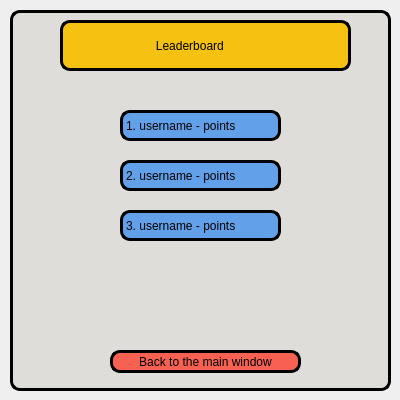
<?xml version="1.0" encoding="UTF-8"?>
<ui version="4.0">
 <class>leaderboard</class>
 <widget class="QDialog" name="leaderboard">
  <property name="geometry">
   <rect>
    <x>0</x>
    <y>0</y>
    <width>400</width>
    <height>400</height>
   </rect>
  </property>
  <property name="windowTitle">
   <string>leaderboard</string>
  </property>
  <widget class="QFrame" name="frame">
   <property name="geometry">
    <rect>
     <x>10</x>
     <y>10</y>
     <width>381</width>
     <height>381</height>
    </rect>
   </property>
   <property name="styleSheet">
    <string notr="true">background-color:rgb(222, 221, 218);
border: 3px solid rgb(0, 0, 0);
border-radius: 10px;
</string>
   </property>
   <property name="frameShape">
    <enum>QFrame::StyledPanel</enum>
   </property>
   <property name="frameShadow">
    <enum>QFrame::Raised</enum>
   </property>
   <widget class="QPushButton" name="back_to_main_button">
    <property name="geometry">
     <rect>
      <x>100</x>
      <y>340</y>
      <width>191</width>
      <height>23</height>
     </rect>
    </property>
    <property name="styleSheet">
     <string notr="true">background-color: rgb(246, 97, 81);</string>
    </property>
    <property name="text">
     <string>Back to the main window</string>
    </property>
   </widget>
   <widget class="QLabel" name="top_1_username_label">
    <property name="geometry">
     <rect>
      <x>110</x>
      <y>100</y>
      <width>161</width>
      <height>31</height>
     </rect>
    </property>
    <property name="styleSheet">
     <string notr="true">background-color: rgb(98, 160, 234);
border: 3px solid rgb(0, 0, 0);
border-radius: 10px;
</string>
    </property>
    <property name="text">
     <string>1. username - points</string>
    </property>
   </widget>
   <widget class="QLabel" name="leaderboard_label">
    <property name="geometry">
     <rect>
      <x>50</x>
      <y>10</y>
      <width>291</width>
      <height>51</height>
     </rect>
    </property>
    <property name="styleSheet">
     <string notr="true">background-color: rgb(245, 194, 17);
border: 3px solid rgb(0, 0, 0);
border-radius: 10px;
</string>
    </property>
    <property name="text">
     <string>                           Leaderboard</string>
    </property>
   </widget>
   <widget class="QLabel" name="top_2_username_label">
    <property name="geometry">
     <rect>
      <x>110</x>
      <y>150</y>
      <width>161</width>
      <height>31</height>
     </rect>
    </property>
    <property name="styleSheet">
     <string notr="true">background-color: rgb(98, 160, 234);
border: 3px solid rgb(0, 0, 0);
border-radius: 10px;
</string>
    </property>
    <property name="text">
     <string>2. username - points</string>
    </property>
   </widget>
   <widget class="QLabel" name="top_3_username_label">
    <property name="geometry">
     <rect>
      <x>110</x>
      <y>200</y>
      <width>161</width>
      <height>31</height>
     </rect>
    </property>
    <property name="styleSheet">
     <string notr="true">background-color: rgb(98, 160, 234);
border: 3px solid rgb(0, 0, 0);
border-radius: 10px;
</string>
    </property>
    <property name="text">
     <string>3. username - points</string>
    </property>
   </widget>
  </widget>
 </widget>
 <resources/>
 <connections/>
</ui>
